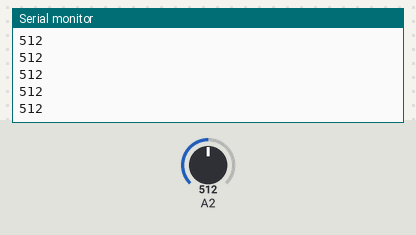
A sketch run on a simulated Arduino Uno, built with avr-gcc and run on an emulated ATmega328P. Parts: the last lines printed to the serial monitor. Inputs (shaded band) come from the test bench; at power-on: A2 = 512.

Above: at 1.2 s.
1.3 s: A2 set to 716
At 2.4 s:
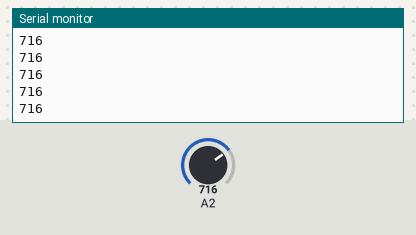
2.8 s: A2 set to 900
At 3.4 s:
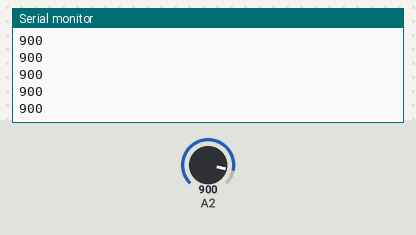
Timing chart, 0 to 5.8 s (numbered marks = the images above; inputs shaded):
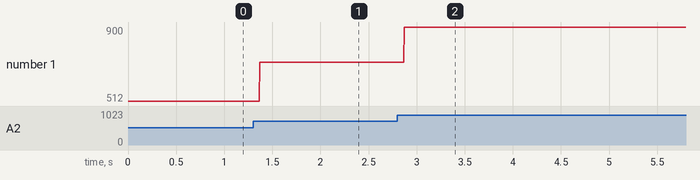

The sketch:

potenciometro.ino
```cpp
void setup()
{
  Serial.begin(9600);
}

void loop()
{
  int pot = analogRead(2);
  Serial.println(pot);
}
```

Measured:
- after the input at 1.3 s, the serial monitor: prints a new line after 0.07 s (image 1)
- after the input at 2.8 s, the serial monitor: prints a new line after 0.07 s (image 2)
- plotted number 1: 512 → 716 after the input at 1.3 s, 716 → 900 after the input at 2.8 s
